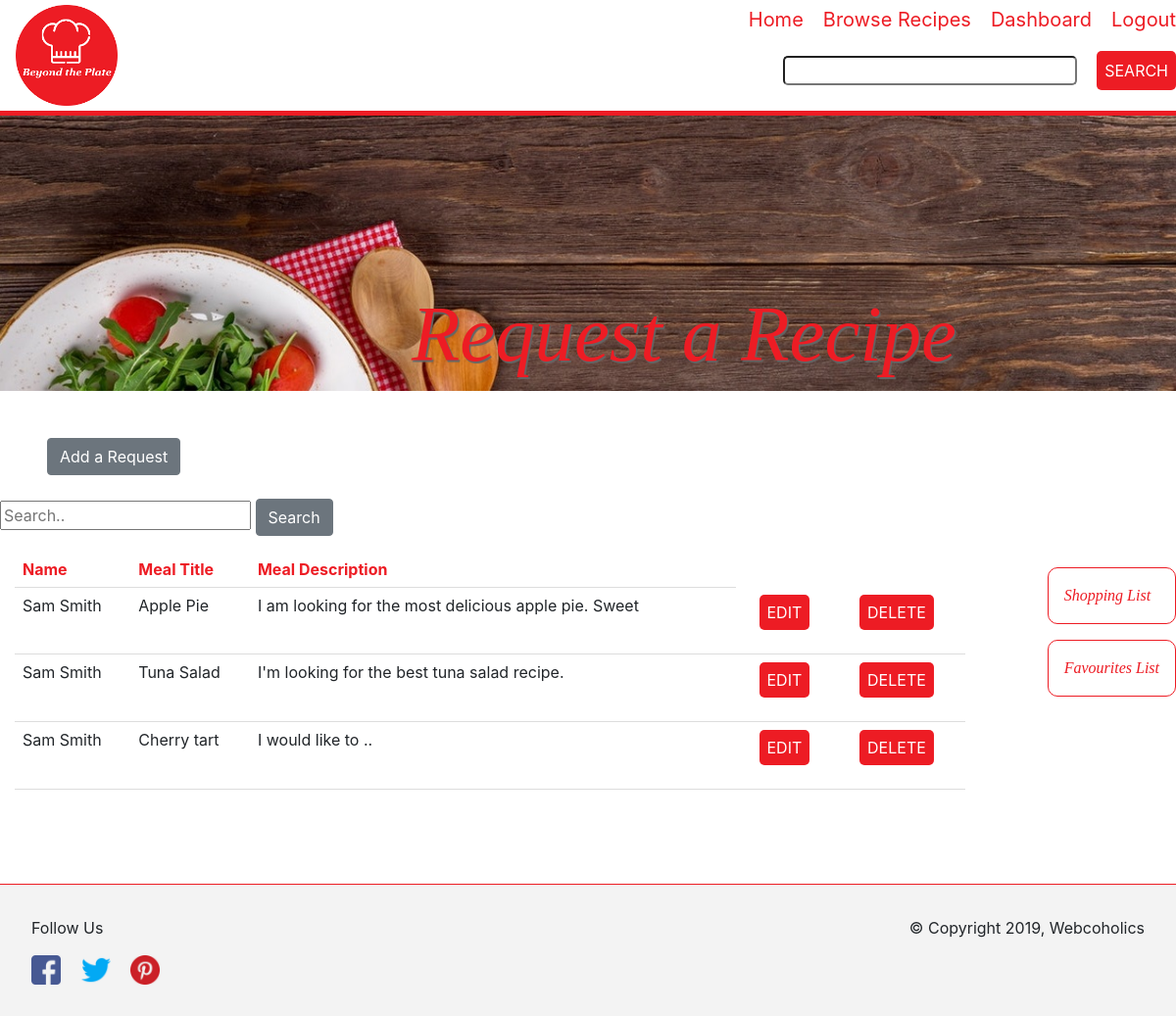
Screenshot of /request.php (signed in) with the database file from the repository.
### tables this page shows
CREATE TABLE `recipe_requests` (
  `id` int(6) NOT NULL,
  `user_id` int(10) NOT NULL,
  `title` varchar(100) NOT NULL,
  `description` varchar(500) NOT NULL,
  `is_deleted` int(1) NOT NULL DEFAULT '0',
  `created_date` int(10) NOT NULL,
  `modified_date` int(10) NOT NULL
);

CREATE TABLE `users` (
  `id` int(10) NOT NULL,
  `email` varchar(50) NOT NULL,
  `password` varchar(255) NOT NULL,
  `first_name` varchar(50) NOT NULL,
  `last_name` varchar(50) NOT NULL,
  `last_login` int(10) NOT NULL,
  `role` int(1) NOT NULL,
  `is_deleted` int(1) NOT NULL DEFAULT '0',
  `created_date` int(10) NOT NULL,
  `modified_date` int(10) NOT NULL
);

### lib/classes/Requestrecipe.php (called while the page is built, shortened)
<?php
class Requestrecipe extends Page
{
		private $db;
		public function __construct($db, $title, $custLinks=null)
		{
		     $this->db = $db;
		}
		public function getAllRequests(){
		$sql = "SELECT first_name, last_name, role, recipe_requests.user_id, recipe_requests.id, title, description, recipe_requests.is_deleted
						FROM users
						INNER JOIN recipe_requests
						ON users.id = recipe_requests.user_id
						WHERE recipe_requests.is_deleted = 0";
		$pst = $this->db->prepare($sql);
		$pst->execute();
		$requests = $pst->fetchAll(PDO::FETCH_OBJ);
		return $requests;
	}
}
?>

### lib/controllers/request-controller.php (the view, shortened to what this page needs)
<?php
    function printTable($request) {
        $returnRequest = "";
        foreach ($request->getAllRequests() as $request) {
            if(!$request->is_deleted) {
                $returnRequest .= "<tr>";
                $returnRequest .= "<td>" . $request->first_name . " " . $request->last_name . "</td>";
                $returnRequest .= "<td>" . $request->title . "</td>";
                $returnRequest .= "<td>" . $request->description . "</td>";
                if(isset($_SESSION['userid']) == $request->user_id || $request->role == 1){
                $returnRequest .= "<td>" .
                    "<form action='views/reciperequest/editrequest.php' method='post'>" .
                        "<input type='hidden' name = 'id' value='$request->id' />" .
                        "<input type='submit' name='edit' value='Edit' class='main-button' />" .
                    "</form>" .
                    "</td>";
                $returnRequest .= "<td>" .
                    "<form action='#' method='post'>" .
                        "<input type='hidden' name = 'id' value='$request->id' />" .
                        "<input type='submit' name='delete' value='Delete' class='main-button' />" .
                    "</form>" .
                    "</td>";
                $returnRequest .= "</tr>";
                }else if(!isset($_SESSION['userid'])){
                    $returnRequest .= "<td>" .
                    "<form action='login.php' method='post'>" .
                        "<input type='submit' name='reply' value='Reply' class='main-button' />" .
                    "</form>" .
                    "</td>";
                $returnRequest .= "</tr>";
                }
            }
        }
        return $returnRequest;
    }
?>

### css/cookbook.css (style rules this page uses)
html { box-sizing: border-box; font-size: 16px; font-family: 'Roboto', sans-serif; color: #ed1c24; }
*, *::before, *::after { box-sizing: inherit; }
body { margin: 0; box-sizing: border-box; }
.main-button { background-color: #ed1c24; padding: 0.5em; border-radius: 5px; border: none; color: #ffffff; text-transform: uppercase; margin-left: 1em; }
#request-tbl th, #request-tbl td { padding: 8px; text-align: left; border-bottom: 1px solid #dddddd; border-top: none; border-left: none; border-right: none; }

### rows the page displays
recipe_requests: user.first_name "Sam", user.last_name "Smith", title "Apple Pie", description "I am looking for the most delicious apple pie. Sweet"
recipe_requests: user.first_name "Sam", user.last_name "Smith", title "Tuna Salad", description "I'm looking for the best tuna salad recipe."
recipe_requests: user.first_name "Sam", user.last_name "Smith", title "Cherry tart", description "I would like to .."

### other values shown
$linkName "Home"
$linkName "Browse Recipes"
